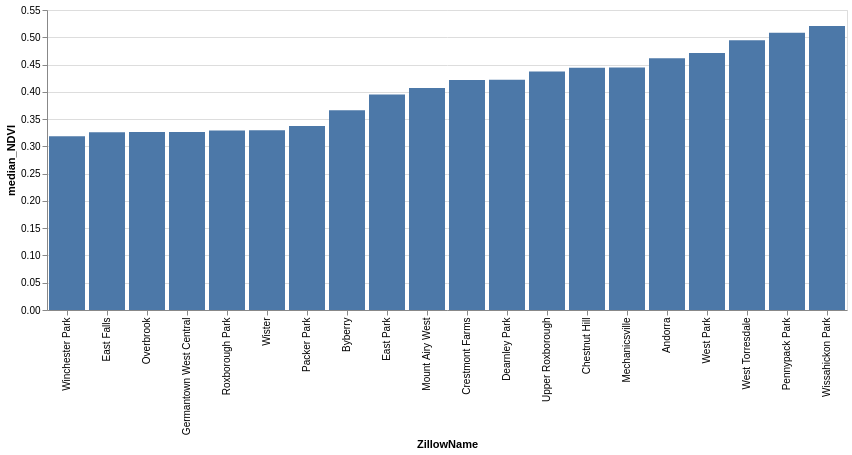

Notebook source saved alongside this figure:
### Markdown cell above
With altair:

### Code cell
(
    alt.Chart(bottom20)
    .mark_bar()
    .encode(
        x=alt.X("ZillowName", sort="y"),  # Sort in ascending order by y
        y="median_NDVI",
        tooltip=["ZillowName", "median_NDVI"],
    )
    .properties(width=800)
)

### Figure 1 — Vega-Lite specification as saved in the notebook (floating-point values rounded to 4 significant figures)
{"config": {"view": {"continuousWidth": 300, "continuousHeight": 300}}, "data": {"name": "data-582fb1b0f398c668b7d762a2fc867890"}, "mark": {"type": "bar"}, "encoding": {"tooltip": [{"field": "ZillowName", "type": "nominal"}, {"field": "median_NDVI", "type": "quantitative"}], "x": {"field": "ZillowName", "sort": "y", "type": "nominal"}, "y": {"field": "median_NDVI", "type": "quantitative"}}, "width": 800, "$schema": "https://vega.github.io/schema/vega-lite/v5.20.1.json", "datasets": {"data-582fb1b0f398c668b7d762a2fc867890": [{"ZillowName": "Winchester Park", "median_NDVI": 0.3185}, {"ZillowName": "East Falls", "median_NDVI": 0.3258}, {"ZillowName": "Overbrook", "median_NDVI": 0.3262}, {"ZillowName": "Germantown West Central", "median_NDVI": 0.3263}, {"ZillowName": "Roxborough Park", "median_NDVI": 0.3291}, {"ZillowName": "Wister", "median_NDVI": 0.3297}, {"ZillowName": "Packer Park", "median_NDVI": 0.3374}, {"ZillowName": "Byberry", "median_NDVI": 0.3664}, {"ZillowName": "East Park", "median_NDVI": 0.3953}, {"ZillowName": "Mount Airy West", "median_NDVI": 0.4071}, {"ZillowName": "Crestmont Farms", "median_NDVI": 0.4217}, {"ZillowName": "Dearnley Park", "median_NDVI": 0.4221}, {"ZillowName": "Upper Roxborough", "median_NDVI": 0.4371}, {"ZillowName": "Chestnut Hill", "median_NDVI": 0.4439}, {"ZillowName": "Mechanicsville", "median_NDVI": 0.4446}, {"ZillowName": "Andorra", "median_NDVI": 0.4617}, {"ZillowName": "West Park", "median_NDVI": 0.4712}, {"ZillowName": "West Torresdale", "median_NDVI": 0.4946}, {"ZillowName": "Pennypack Park", "median_NDVI": 0.5085}, {"ZillowName": "Wissahickon Park", "median_NDVI": 0.5208}]}}
